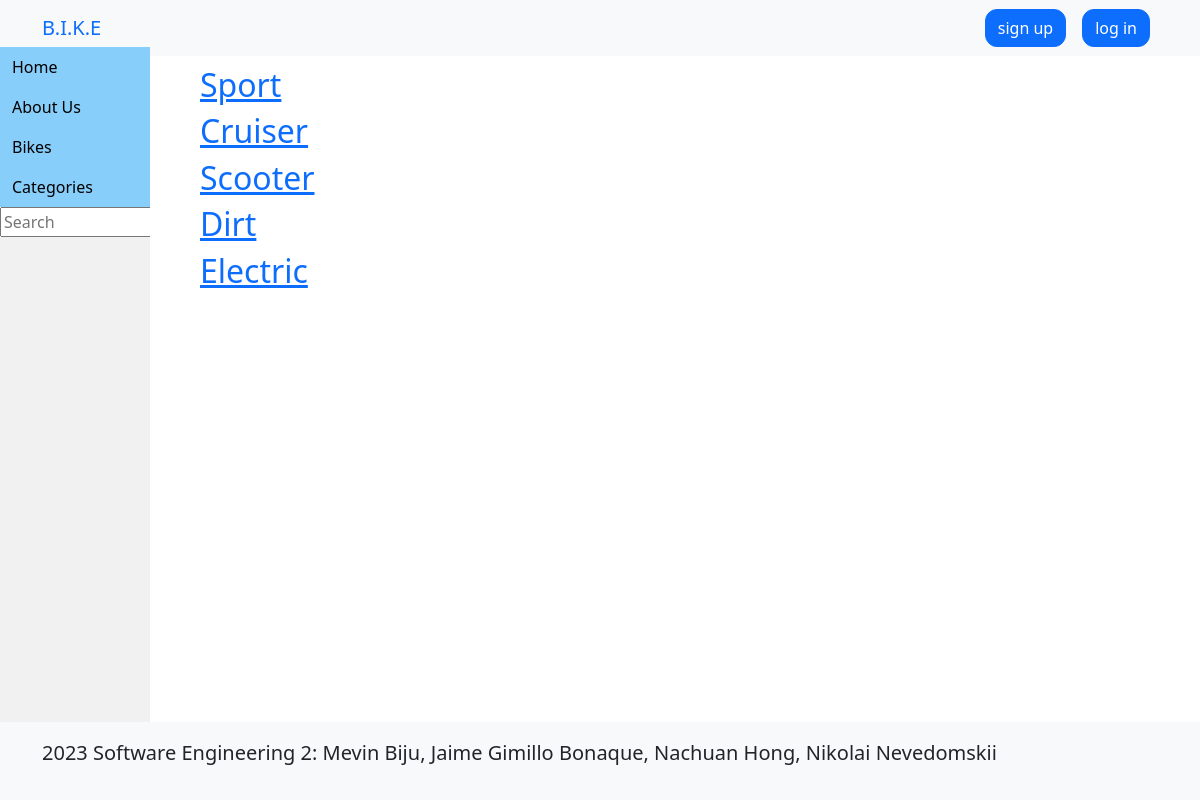
/categories/, run on an earlier commit of the app's database.
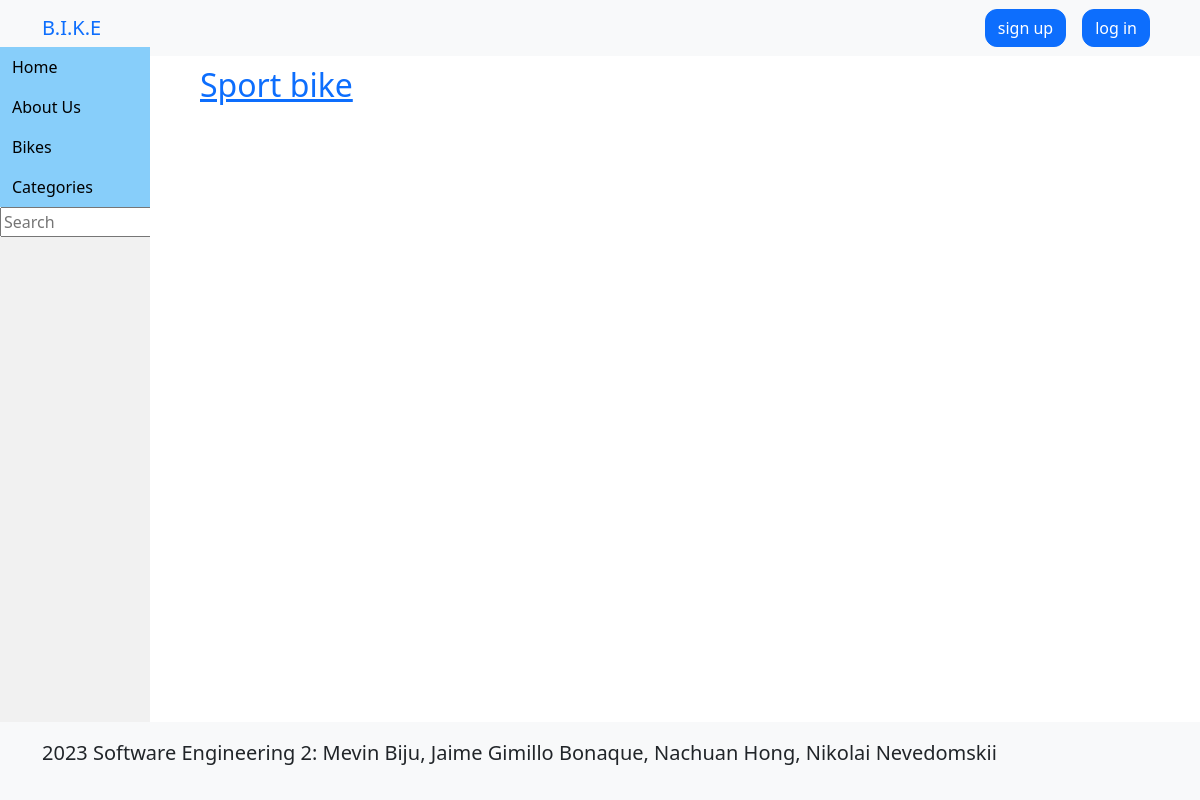
And on a later commit of the database.
### bike/models.py (models this page shows, shortened)
class Category(models.Model):
    name = models.CharField(max_length=255, db_index=True)
    slug = models.SlugField(max_length=255, unique=True)
    class Meta:
        verbose_name_plural = 'Categories'

### bike/views.py (the view)
# urls.py: path('categories/', views.category_list, name='category_list'),
def category_list(request):
    categories = Category.objects.all()
    return render(request, 'category_list.html', {'categories': categories})

### templates/category_list.html
{% extends 'base.html' %}
{% block content %}
{% for category in categories %}
   <h2><a href="{{ category.slug }}">{{ category.name }}</a></h2>
{% endfor %}
{% endblock %}

What changed in the data, as far as the page shows it:
removed Category: name "Cruiser"
removed Category: name "Scooter"
removed Category: name "Dirt"
removed Category: name "Electric"
changed Category: name "Sport" → "Sport bike"
